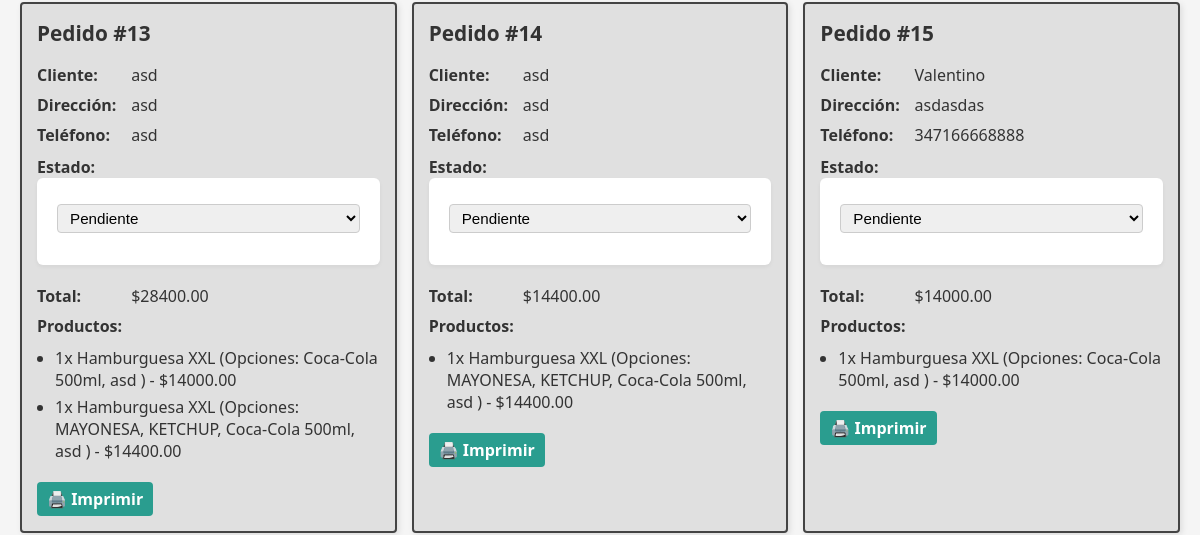
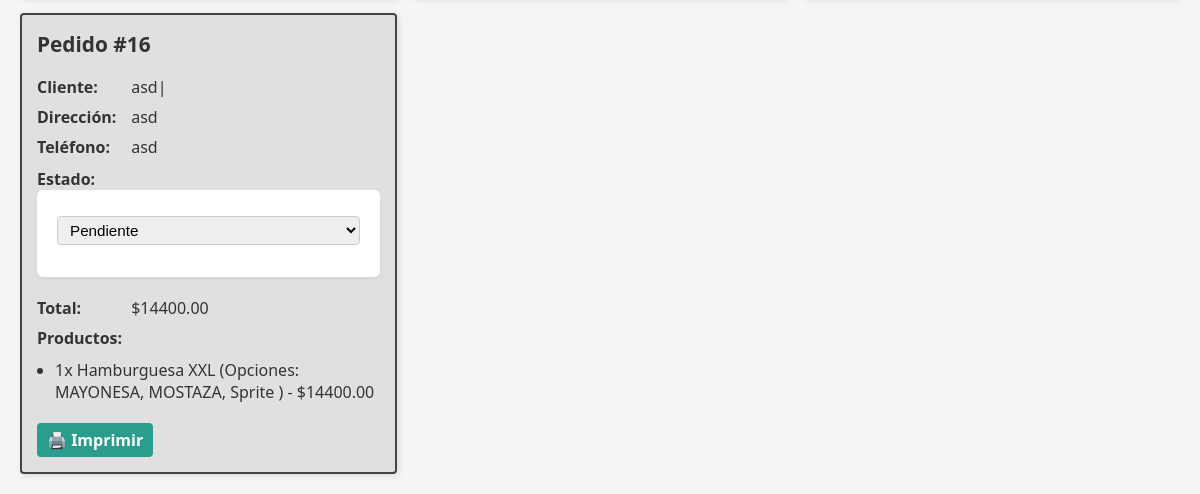
The app's page /panel/pedidos/ (lower part), older data (2 pictures, top to bottom).
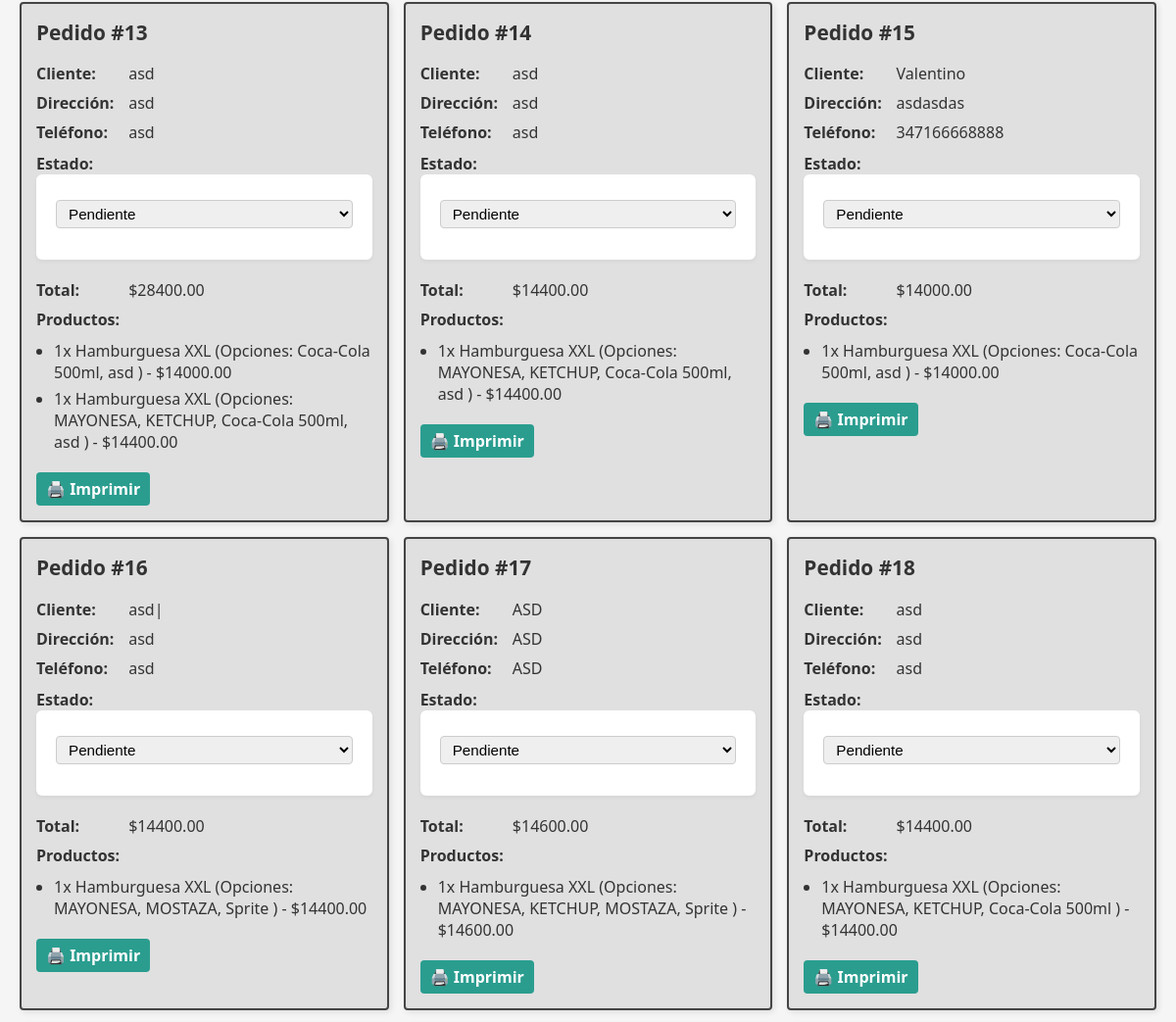
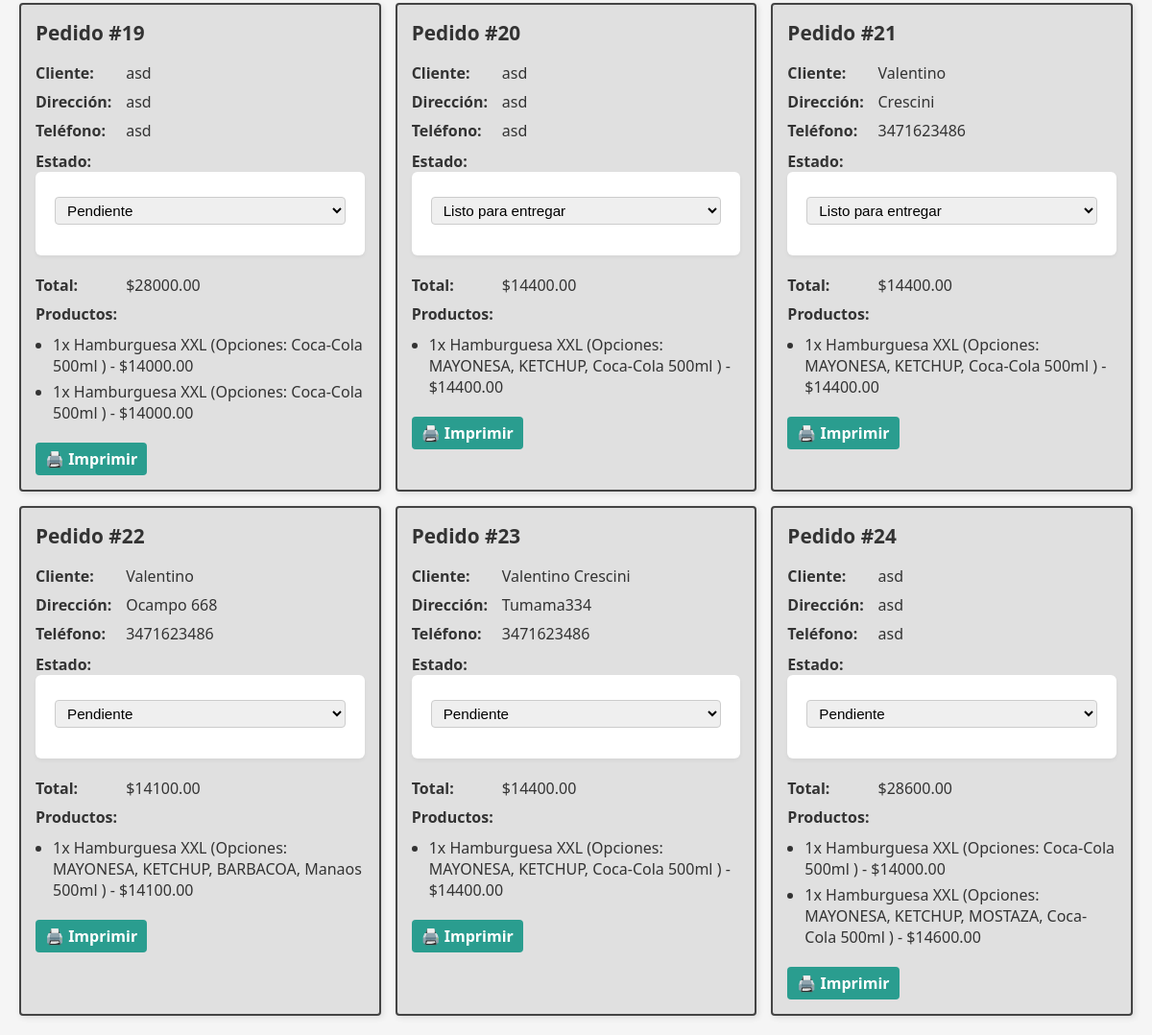
The same page, newer data (2 pictures, top to bottom).
### mi_app/models.py (models this page shows, shortened)
class Pedido(models.Model):
    ESTADOS = [
        ('pendiente', 'Pendiente'),
        ('proceso', 'En proceso'),
        ('listo', 'Listo para entregar'),
        ('entregado', 'Entregado'),
        ('cancelado', 'Cancelado'),
    ]
    cliente_nombre = models.CharField(max_length=100)
    cliente_direccion = models.CharField(max_length=200)
    cliente_telefono = models.CharField(max_length=20, blank=True)
    total = models.DecimalField(max_digits=10, decimal_places=2, default=0)
    estado = models.CharField(max_length=20, choices=ESTADOS, default='pendiente')
    fecha_creacion = models.DateTimeField(auto_now_add=True)

class PedidoProducto(models.Model):
    pedido = models.ForeignKey(Pedido, on_delete=models.CASCADE, related_name='items')
    producto = models.ForeignKey(Producto, on_delete=models.CASCADE)
    cantidad = models.PositiveIntegerField(default=1)
    opciones_seleccionadas = models.ManyToManyField(PersonalizacionOpcion, blank=True)
    def subtotal(self):
        subtotal_base = self.producto.precio * self.cantidad
        extras = sum([op.precio_extra for op in self.opciones_seleccionadas.all()])
        return subtotal_base + (extras * self.cantidad)

class Producto(models.Model):
    nombre = models.CharField(max_length=100)
    descripcion = models.TextField(blank=True)
    precio = models.DecimalField(max_digits=8, decimal_places=2)
    categoria = models.CharField(max_length=50)
    disponible = models.BooleanField(default=True)
    personalizable = models.BooleanField(default=False)
    campos_personalizacion = models.ManyToManyField('PersonalizacionCampo', blank=True, related_name='productos')
    imagen = models.ImageField(upload_to='productos/', blank=True, null=True)  # 👈 campo nuevo

class PersonalizacionOpcion(models.Model):
    campo = models.ForeignKey(PersonalizacionCampo, on_delete=models.CASCADE, related_name='opciones')
    nombre = models.CharField(max_length=100)
    precio_extra = models.DecimalField(max_digits=6, decimal_places=2, default=0)

### mi_app/views.py (the view)
# urls.py: path('panel/pedidos/', views.pedidos_admin, name='pedidos_admin'),
def pedidos_admin(request):
    estado = request.GET.get('estado')
    pedidos = Pedido.objects.all()
    if estado:
        pedidos = pedidos.filter(estado=estado)
    return render(request, 'admin/pedidos_admin.html', {'pedidos': pedidos})

### mi_app/templates/admin/pedidos_admin.html (shortened to what this page needs)
{% load static %}
<link rel="stylesheet" href="{% static 'css/admin_panel.css' %}">
<link rel="stylesheet" href="{% static 'css/pedidos_admin.css' %}">
<div class="pedidos-grid">
  {% for pedido in pedidos %}
    <div class="pedido-card">
      <h2>Pedido #{{ pedido.id }}</h2>
      <div class="pedido-info"><strong>Cliente:</strong> {{ pedido.cliente_nombre }}</div>
      <div class="pedido-info"><strong>Dirección:</strong> {{ pedido.cliente_direccion }}</div>
      <div class="pedido-info"><strong>Teléfono:</strong> {{ pedido.cliente_telefono }}</div>
      <div class="pedido-estado" style="margin-top: 10px;"><strong>Estado:</strong>
        <form method="post" action="{% url 'cambiar_estado_pedido' pedido.id %}">
          <select name="estado" onchange="this.form.submit()">
            {% for key, label in pedido.ESTADOS %}
              <option value="{{ key }}" {% if pedido.estado == key %}selected{% endif %}>{{ label }}</option>
            {% endfor %}
          </select>
        </form>
      </div>
      <div class="pedido-info"><strong>Total:</strong> ${{ pedido.total }}</div>
      <div class="pedido-info"><strong>Productos:</strong></div>
      <ul class="productos-list">
        {% for item in pedido.items.all %}
          <li>
            {{ item.cantidad }}x {{ item.producto.nombre }}
            {% if item.opciones_seleccionadas.all %}
              (Opciones:
              {% for op in item.opciones_seleccionadas.all %}
                {{ op.nombre }}{% if not forloop.last %}, {% endif %}
              {% endfor %}
              )
            {% endif %}
            - ${{ item.subtotal|floatformat:2 }}
          </li>
        {% endfor %}
      </ul>
      <div class="pedido-actions">
        <a href="{% url 'imprimir_pedido' pedido.id %}" target="_blank">🖨️ Imprimir</a>
      </div>
    </div>
  {% empty %}
    <p>No hay pedidos para mostrar.</p>
  {% endfor %}
</div>

Row changes from the older to the newer data that the page shows:
added Pedido: id "17", cliente_nombre "ASD", cliente_direccion "ASD", cliente_telefono "ASD", estado "Pendiente", total "14600.00", PersonalizacionOpcion (nombre "MAYONESA"), PersonalizacionOpcion (nombre "KETCHUP"), PersonalizacionOpcion (nombre "MOSTAZA"), PersonalizacionOpcion (nombre "Sprite")
added PedidoProducto: cantidad "1", producto.nombre "Hamburguesa XXL", subtotal "14600.00", PersonalizacionOpcion (nombre "MAYONESA"), PersonalizacionOpcion (nombre "KETCHUP"), PersonalizacionOpcion (nombre "MOSTAZA"), PersonalizacionOpcion (nombre "Sprite"), shown under "17"
added Pedido: id "18", cliente_nombre "asd", cliente_direccion "asd", cliente_telefono "asd", estado "Pendiente", total "14400.00", PersonalizacionOpcion (nombre "MAYONESA"), PersonalizacionOpcion (nombre "KETCHUP"), PersonalizacionOpcion (nombre "Coca-Cola 500ml")
added PedidoProducto: cantidad "1", producto.nombre "Hamburguesa XXL", subtotal "14400.00", PersonalizacionOpcion (nombre "MAYONESA"), PersonalizacionOpcion (nombre "KETCHUP"), PersonalizacionOpcion (nombre "Coca-Cola 500ml"), shown under "18"
added Pedido: id "19", cliente_nombre "asd", cliente_direccion "asd", cliente_telefono "asd", estado "Pendiente", total "28000.00", PersonalizacionOpcion (nombre "Coca-Cola 500ml")
added PedidoProducto: cantidad "1", producto.nombre "Hamburguesa XXL", subtotal "14000.00", PersonalizacionOpcion (nombre "Coca-Cola 500ml"), shown under "19"
added PedidoProducto: cantidad "1", producto.nombre "Hamburguesa XXL", subtotal "14000.00", PersonalizacionOpcion (nombre "Coca-Cola 500ml"), shown under "19"
added Pedido: id "20", cliente_nombre "asd", cliente_direccion "asd", cliente_telefono "asd", estado "Listo para entregar", total "14400.00", PersonalizacionOpcion (nombre "MAYONESA"), PersonalizacionOpcion (nombre "KETCHUP"), PersonalizacionOpcion (nombre "Coca-Cola 500ml")
added PedidoProducto: cantidad "1", producto.nombre "Hamburguesa XXL", subtotal "14400.00", PersonalizacionOpcion (nombre "MAYONESA"), PersonalizacionOpcion (nombre "KETCHUP"), PersonalizacionOpcion (nombre "Coca-Cola 500ml"), shown under "20"
added Pedido: id "21", cliente_nombre "Valentino", cliente_direccion "Crescini", cliente_telefono "3471623486", estado "Listo para entregar", total "14400.00", PersonalizacionOpcion (nombre "MAYONESA"), PersonalizacionOpcion (nombre "KETCHUP"), PersonalizacionOpcion (nombre "Coca-Cola 500ml")
added PedidoProducto: cantidad "1", producto.nombre "Hamburguesa XXL", subtotal "14400.00", PersonalizacionOpcion (nombre "MAYONESA"), PersonalizacionOpcion (nombre "KETCHUP"), PersonalizacionOpcion (nombre "Coca-Cola 500ml"), shown under "21"
added Pedido: id "22", cliente_nombre "Valentino", cliente_direccion "Ocampo 668", cliente_telefono "3471623486", estado "Pendiente", total "14100.00", PersonalizacionOpcion (nombre "MAYONESA"), PersonalizacionOpcion (nombre "KETCHUP")
added PedidoProducto: cantidad "1", producto.nombre "Hamburguesa XXL", subtotal "14100.00", PersonalizacionOpcion (nombre "MAYONESA"), PersonalizacionOpcion (nombre "KETCHUP"), shown under "22"
now on this page (row unchanged): PersonalizacionOpcion: nombre "BARBACOA", shown under "1"
now on this page (row unchanged): PersonalizacionOpcion: nombre "Manaos 500ml", shown under "1"
added Pedido: id "23", cliente_nombre "Valentino Crescini", cliente_direccion "Tumama334", cliente_telefono "3471623486", estado "Pendiente", total "14400.00", PersonalizacionOpcion (nombre "MAYONESA"), PersonalizacionOpcion (nombre "KETCHUP"), PersonalizacionOpcion (nombre "Coca-Cola 500ml")
added PedidoProducto: cantidad "1", producto.nombre "Hamburguesa XXL", subtotal "14400.00", PersonalizacionOpcion (nombre "MAYONESA"), PersonalizacionOpcion (nombre "KETCHUP"), PersonalizacionOpcion (nombre "Coca-Cola 500ml"), shown under "23"
added Pedido: id "24", cliente_nombre "asd", cliente_direccion "asd", cliente_telefono "asd", estado "Pendiente", total "28600.00", PersonalizacionOpcion (nombre "Coca-Cola 500ml"), PersonalizacionOpcion (nombre "MAYONESA"), PersonalizacionOpcion (nombre "KETCHUP"), PersonalizacionOpcion (nombre "MOSTAZA")
added PedidoProducto: cantidad "1", producto.nombre "Hamburguesa XXL", subtotal "14000.00", PersonalizacionOpcion (nombre "Coca-Cola 500ml"), shown under "24"
added PedidoProducto: cantidad "1", producto.nombre "Hamburguesa XXL", subtotal "14600.00", PersonalizacionOpcion (nombre "MAYONESA"), PersonalizacionOpcion (nombre "KETCHUP"), PersonalizacionOpcion (nombre "MOSTAZA"), PersonalizacionOpcion (nombre "Coca-Cola 500ml"), shown under "24"
